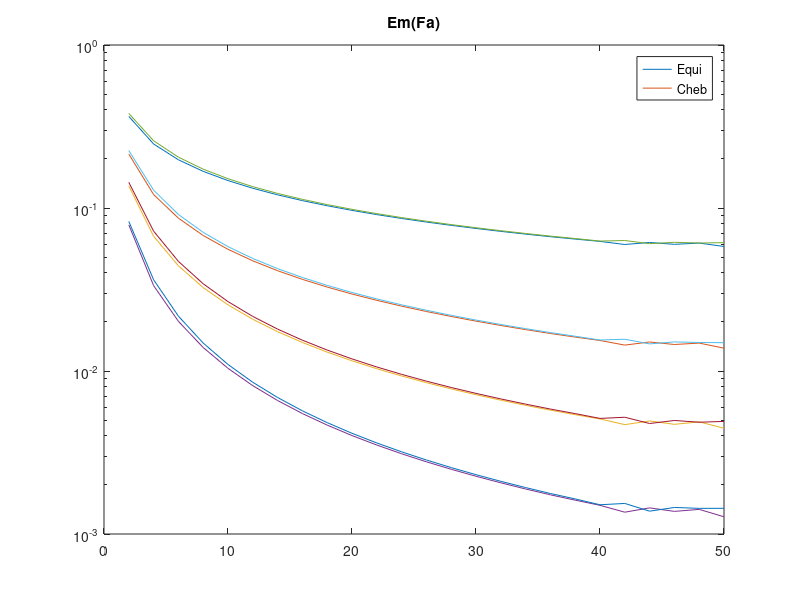
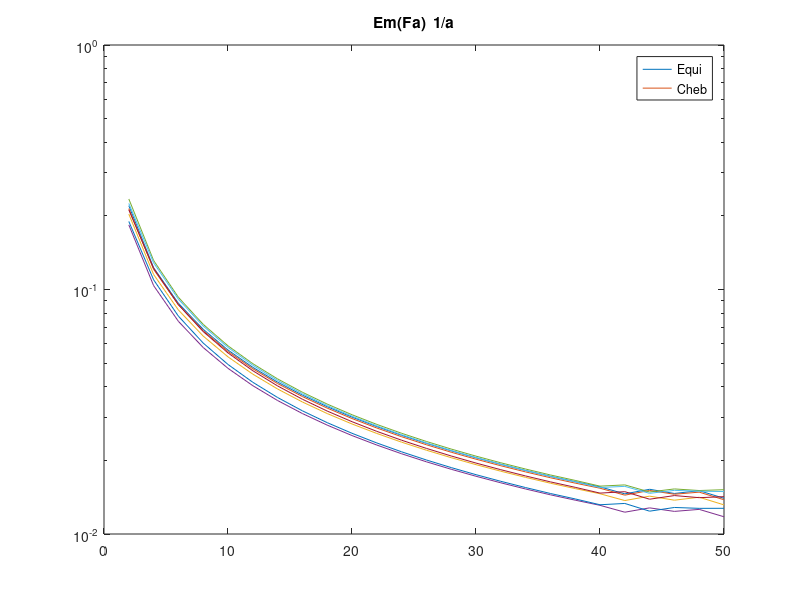

The MATLAB source for these figures, in order:
% Gazi Adnan Latif Matricola 1224442
clear all;
clc;
f = @(x, a) abs(x).^a;
alfa = [2/3, 1, 5/4, 3/2];
degs = 2:2:50;
k = 5001;
a = -1; b = 1;
xeval = linspace(a, b, k);
e_equi = zeros(length(degs), length(alfa));
e_cheb = zeros(length(degs), length(alfa));

k = 0;
for af = alfa
    feval = f(xeval, af)';
    k = k + 1;
    i = 0;
    for m = degs
        i = i + 1;
        n = 2*m^2;
        xinterp_equi = linspace(a, b, n);
        yinterp_equi = f(xinterp_equi, af);
        xinterp_cheb = (b-a)/2.*cos((2*(n-1:-1:0)+1)./(2*(n-1)+2)*pi)+(b+a)/2;
        yinterp_cheb = f(xinterp_cheb, af);
        
        c_equi = polyfit(xinterp_equi, yinterp_equi, m);
        p_equi = polyval(c_equi, xeval)';
        c_cheb = polyfit(xinterp_cheb, yinterp_cheb, m);
        p_cheb = polyval(c_cheb, xeval)';
        
        e_equi(i, k) = max(abs(p_equi-feval));
        e_cheb(i, k) = max(abs(p_cheb-feval));
    end
end

figure(1);
semilogy(degs, e_equi);
hold on;
semilogy(degs, e_cheb);
title('Em(Fa)');
legend('Equi', 'Cheb');
hold off;

figure(2);
semilogy(degs, e_equi.^(1./alfa));
hold on;
semilogy(degs, e_cheb.^(1./alfa));
title('Em(Fa) ^ 1/a');
legend('Equi', 'Cheb');
hold off;